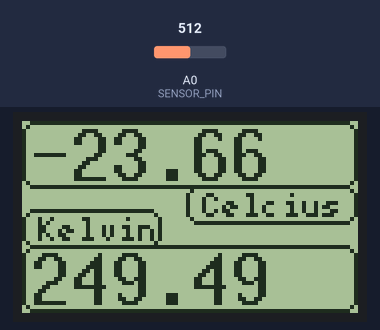
This sketch was run on a simulated Arduino Uno, built with avr-gcc and run on an emulated ATmega328P. Shown: 84×48 one-colour display. The test bench sets the inputs (shaded band); at power-on: A0 (SENSOR_PIN) = 512. What the sketch prints to the serial monitor is not drawn.

Above: at 1.2 s.
1.3 s: A0 (SENSOR_PIN) set to 716
At 2.5 s:
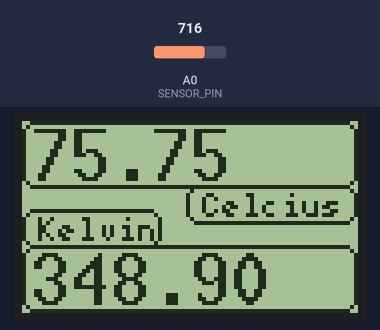
3.0 s: A0 (SENSOR_PIN) set to 900
At 3.6 s:
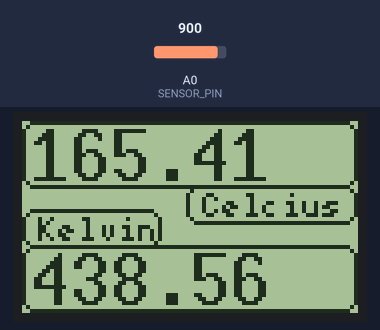
4.7 s: A0 (SENSOR_PIN) set to 1023
At 6.0 s:
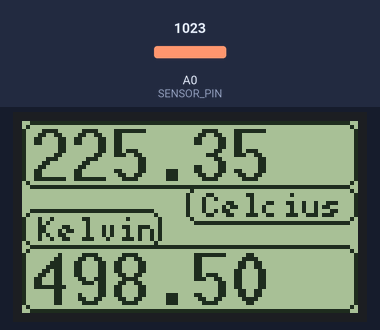
Timing chart, 0 to 7.7 s (numbered marks = the images above; inputs shaded):
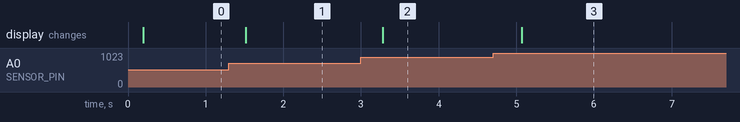

The sketch:

LM335.ino
```cpp
/*

  TemperatureSensors/LM335
  Reading ambient temperature with the LM335 and an Arduino without output display on a Nokia 5110 LCD

  For info and circuit diagrams see https://github.com/tardate/LittleArduinoProjects/tree/main/Electronics101/TemperatureSensors/LM335

 */

#include "U8glib.h"

const int SPI_SCK_PIN = 13;
const int SPI_MOSI_PIN = 11;

const int LCD_CSN_PIN = 8;
const int LCD_SS_PIN = 9;
const int LCD_RST_PIN = 10;

U8GLIB_PCD8544 u8g(SPI_SCK_PIN, SPI_MOSI_PIN, LCD_SS_PIN, LCD_CSN_PIN, LCD_RST_PIN);

#define SENSOR_PIN (A0)
#define VREF_MV  (4985) // 5V  when analogReference(DEFAULT)
#define KELVIN_PER_BIT (VREF_MV / 1023.0 / 10)
#define KELVIN_OFFSET  (273.15)

void setup() {
  Serial.begin(115200);
  analogReference(DEFAULT);
}

void loop() {
  updateDisplay(sampleTemperature());
  delay(250);
}

float sampleTemperature() {
  float analog_reading = 1.0 * analogRead(SENSOR_PIN);

  Serial.print(F("analog_reading: "));
  Serial.println(analog_reading);
  return analog_reading * KELVIN_PER_BIT;
}

void updateDisplay(float kelvin) {
  Serial.print(F("kelvin: "));
  Serial.println(kelvin);
  u8g.firstPage();
  do {
    u8g.setContrast(128);
    u8g.drawRFrame(0, 0, 84, 17, 3);   // Data1 frame
    u8g.drawRFrame(41, 16, 43, 10, 3); // Data1 label frame
    u8g.drawRFrame(0, 22, 35, 10, 3);  // Data2 label frame
    u8g.drawRFrame(0, 31, 84, 17, 3);  // Data2 frame
    u8g.setFont(u8g_font_5x7);
    u8g.drawStr(45, 24, "Celcius");
    u8g.drawStr(4, 30, "Kelvin");
    u8g.setFont(u8g_font_10x20);
    u8g.setPrintPos(2, 15);
    u8g.print(kelvin - KELVIN_OFFSET);
    u8g.setPrintPos(2, 46);
    u8g.print(kelvin);
  } while( u8g.nextPage() );
}
```

Measured:
- after the input at 1.3 s, the display: changes after 0.22 s (image 1)
- after the input at 3.0 s, the display: changes after 0.28 s (image 2)
- after the input at 4.7 s, the display: changes after 0.37 s (image 3)
